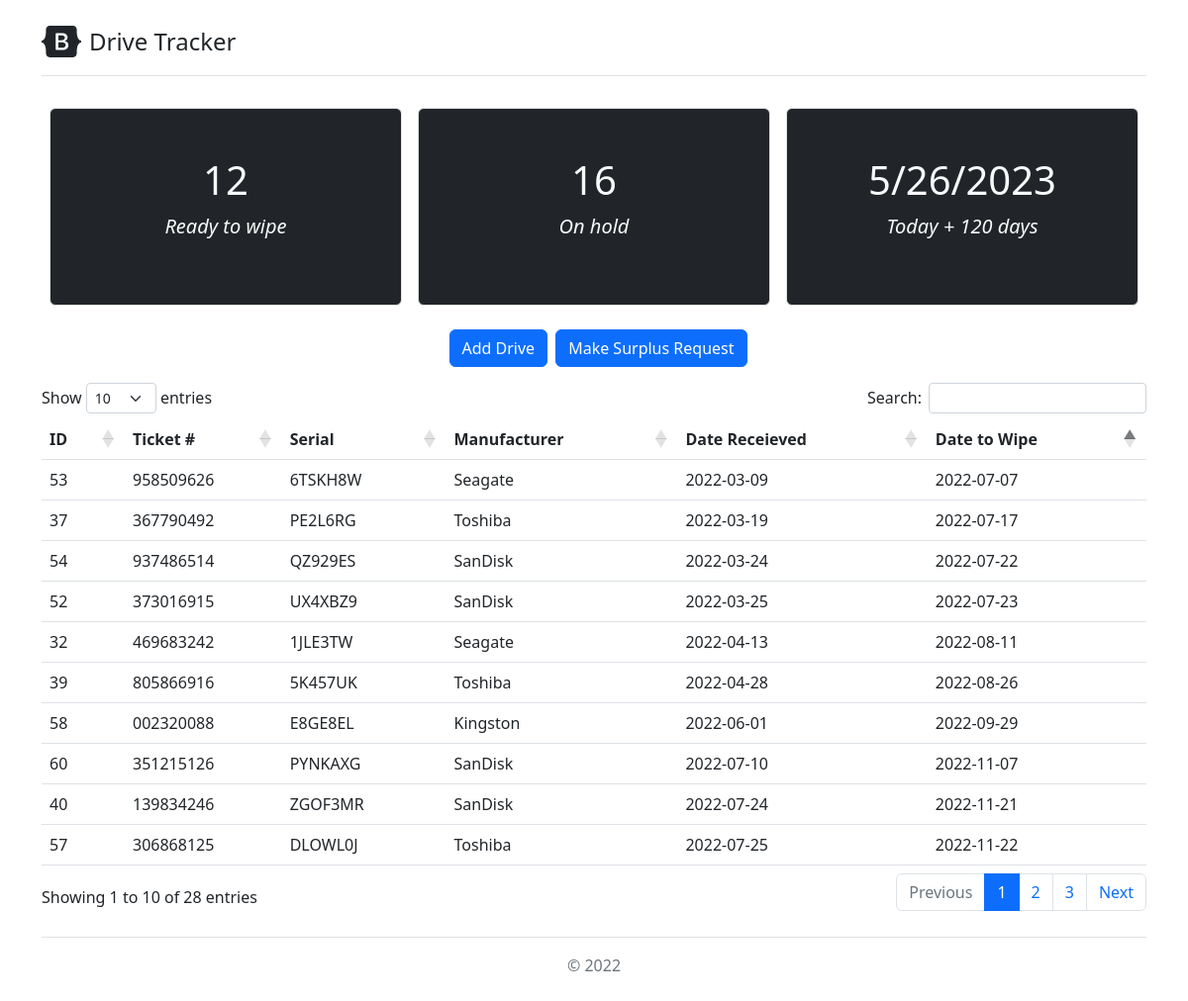
The page /home on the database its author committed.
### tables this page shows
CREATE TABLE drive_details 
(
    id INTEGER PRIMARY KEY AUTOINCREMENT,
    ticket_number TEXT,
    serial TEXT,
    manufacturer TEXT,
    date_received TEXT,
    date_to_wipe TEXT,
    date_received_unix TEXT,
    date_to_wipe_unix TEXT
);

### app.py (the view)
@app.route('/')
@app.route('/home')
def home_page():
    data = {}
    db = Database()
    data['drive_data'] = db.get_all()
    dates = [d[7] for d in data['drive_data']]
    data['ready_stats'] = enum_dates(dates)
    data['new_date'] = datetime.now() + timedelta(days=120)
    data['new_wipe_date'] = f'{data["new_date"].month}/{data["new_date"].day}/{data["new_date"].year}'
    data['current_date'] = datetime.now()
    return render_template('home.html', data=data)

### Database.py (called while the page is built)
    def get_all(self):
        try:
            query = 'SELECT * FROM drive_details'
            self.cursor.execute(query)
            drive_data = self.cursor.fetchall()
            self.connection.commit()
            self.connection.close()
            print("[+] Retrieved all records from `drive_details`")
            return drive_data
        except sqlite3.Error as err:
            exc_type, exc_value, exc_tb = sys.exc_info()
            print('[-] SQLite Error: %s' % (' '.join(err.args)))
            print('[-] SQLite Traceback: ' +
                  str(traceback.format_exception(exc_type, exc_value, exc_tb)))
            self.connection.close()

### app.py (called while the page is built)
def enum_dates(dates):
    result = {
        'ready_count': 0,
        'hold_count': 0,
    }
    todays_date = time.time()
    print("todays date:", float(todays_date))
    for date in dates:
        print("date:", float(date))
        if float(date) <= float(todays_date):
            result['ready_count'] += 1
        else:
            result['hold_count'] += 1
    return result

### templates/home.html (shortened to what this page needs)
<!doctype html>
<html lang="en">
  <head>
    <link href="https://cdn.jsdelivr.net/npm/bootstrap@5.2.3/dist/css/bootstrap.min.css" rel="stylesheet">
    <link rel="stylesheet" href="https://cdn.jsdelivr.net/npm/bootstrap-icons@1.10.2/font/bootstrap-icons.css">
    <link rel='stylesheet'href="https://cdn.datatables.net/1.13.1/css/dataTables.bootstrap5.min.css"></link>
</head>
  <body>
    <main>
        <div class="container py-4">
            <header class="pb-3 mb-4 border-bottom d-flex justify-content-between">
                <a href="/" class="d-flex align-items-center text-dark text-decoration-none">
                    <span class="fs-4">Drive Tracker</span>
                </a>
            </header>
        <div class="container-fluid">
            <div class="row text-center">
                <div class="col border p-5 m-2 rounded bg-dark text-light fs-5">
                    <h1>{{ data['ready_stats']['ready_count'] }}</h1>
                    <p><em>Ready to wipe</em></p>
                </div>
                <div class="col border p-5 m-2 rounded bg-dark text-light fs-5">
                    <h1>{{ data['ready_stats']['hold_count'] }}</h1>
                    <p><em>On hold</em></p>
                </div>
                <div class="col border p-5 m-2 rounded bg-dark text-light fs-5">
                    <h1>{{ data['new_wipe_date'] }}</h1>
                    <p><em>Today + 120 days</em></p>
                </div>
            </div>
        </div>
        <div class=" d-flex justify-content-center pt-3">
            <button
                class="btn btn-primary btn-md mx-2"
                type="button"
                role="button"
                data-bs-toggle="modal"
                data-bs-target="#addDrive"
                >Add Drive
            </button>
            <a
                class="btn btn-primary btn-md "
                href="https://my.surplus.oregonstate.edu/"
                target="_blank"
                rel="noopener noreferrer"
                role="button"
                >Make Surplus Request
            </a>
          </div>
          <div class="pt-3 mb-4">
            <table id="driveTable" class="table table-hover">
                <thead>
                    <tr>
                        <th scope="col">ID</th>
                        <th scope="col">Ticket #</th>
                        <th scope="col">Serial</th>
                        <th scope="col">Manufacturer</th>
                        <th scope="col">Date Receieved</th>
                        <th scope="col">Date to Wipe</th>
                    </tr>
                </thead>
                <tbody>
                    {% for drive in data['drive_data'] %}
                    <tr class='drive-row' role="button" data-bs-toggle="modal" data-bs-target="#modifyDrive{{drive[0]}}">
                        <td id='id' scope="row">{{ drive[0] }}</td>
                        <td id='ticketNumber'>{{ drive[1] }}</td>
                        <td id='serialNumber'>{{ drive[2] }}</td>
                        <td id='manufacturer'>{{ drive[3] }}</td>
                        <td data-order={{drive[6]}} id='dateReceieved'>{{ drive[4] }}</td>
                        <td data-order={{drive[7]}} id='dateToWipe'>{{ drive[5] }}</td>
                    </tr>
                    {% endfor %}
                </tbody>
            </table>
        </div>
            <footer class="pt-3 mt-4 text-muted text-center border-top">
                &copy; 2022
            </footer>
        </div>
     </main>
  </body>
</html>

### rows shown on the page
drive_details: id "32", ticket_number "469683242", serial "1JLE3TW", manufacturer "Seagate", date_received "2022-04-13", date_to_wipe "2022-08-11"
drive_details: id "37", ticket_number "367790492", serial "PE2L6RG", manufacturer "Toshiba", date_received "2022-03-19", date_to_wipe "2022-07-17"
drive_details: id "39", ticket_number "805866916", serial "5K457UK", manufacturer "Toshiba", date_received "2022-04-28", date_to_wipe "2022-08-26"
drive_details: id "40", ticket_number "139834246", serial "ZGOF3MR", manufacturer "SanDisk", date_received "2022-07-24", date_to_wipe "2022-11-21"
drive_details: id "52", ticket_number "373016915", serial "UX4XBZ9", manufacturer "SanDisk", date_received "2022-03-25", date_to_wipe "2022-07-23"
drive_details: id "53", ticket_number "958509626", serial "6TSKH8W", manufacturer "Seagate", date_received "2022-03-09", date_to_wipe "2022-07-07"
drive_details: id "54", ticket_number "937486514", serial "QZ929ES", manufacturer "SanDisk", date_received "2022-03-24", date_to_wipe "2022-07-22"
drive_details: id "57", ticket_number "306868125", serial "DLOWL0J", manufacturer "Toshiba", date_received "2022-07-25", date_to_wipe "2022-11-22"
drive_details: id "58", ticket_number "002320088", serial "E8GE8EL", manufacturer "Kingston", date_received "2022-06-01", date_to_wipe "2022-09-29"
drive_details: id "60", ticket_number "351215126", serial "PYNKAXG", manufacturer "SanDisk", date_received "2022-07-10", date_to_wipe "2022-11-07"

### other values the page prints
{{ data['ready_stats']['ready_count'] }} "12"
{{ data['ready_stats']['hold_count'] }} "16"
{{ data['new_wipe_date'] }} "5/26/2023"
